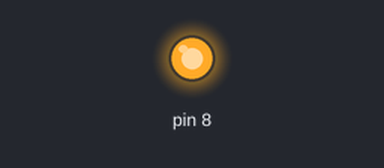
A sketch run on a simulated Arduino Uno, built with avr-gcc and run on an emulated ATmega328P. Shown: output pins drawn as LEDs (lit = HIGH). At 2.0 s the program stops and its outputs stay as they are.

Above: at 0.5 s.
At 1.85 s:
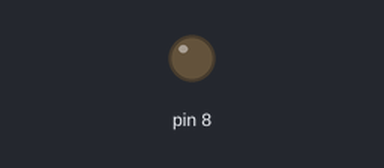
Timing chart, 0 to 3.0 s (numbered marks = the images above):
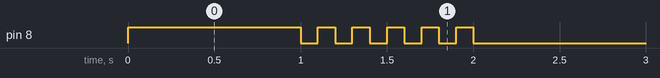

Measured:
- by itself, pin 8: repeats every 0.20 s: LOW 0.10 s, HIGH 0.10 s, until it stays LOW from 2.0 s

The sketch:

05_practice_2.ino
```cpp
void setup() {
  pinMode(8, OUTPUT);
}

void loop() {
  digitalWrite(8, HIGH);
  delay(1000);
  for (int i=0; i<5; i++) {
    digitalWrite(8, LOW);
    delay(100);
    digitalWrite(8, HIGH);
    delay(100);
  }
  digitalWrite(8, LOW);
  while(1){

  }
}
```
